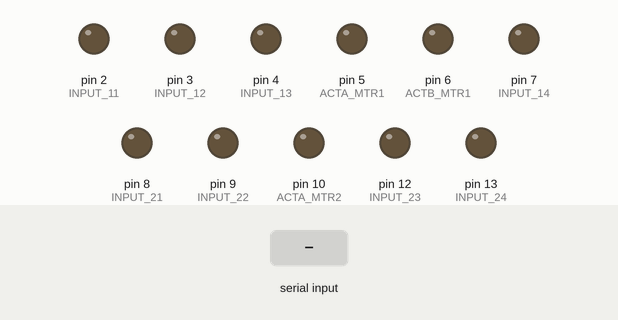
Bench run of a sketch on a simulated Arduino Uno, built with avr-gcc and run on an emulated ATmega328P. Shown: output pins drawn as LEDs (lit = HIGH). Inputs (shaded band) come from the test bench.

Above: at 1.2 s.
1.3 s: "W" received over Serial
At 2.0 s:
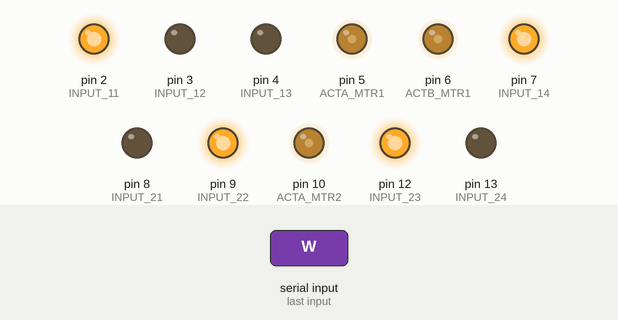
2.8 s: byte 50 ('2') received over Serial
At 3.2 s:
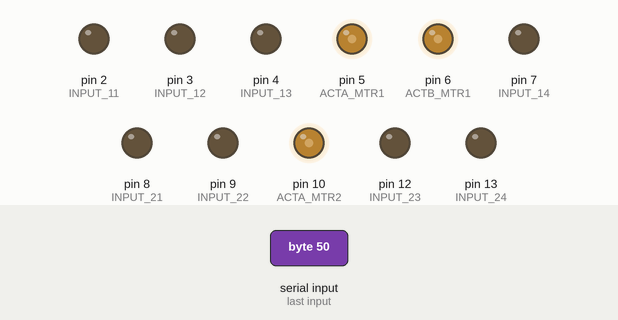
4.3 s: byte 51 ('3') received over Serial
At 5.5 s:
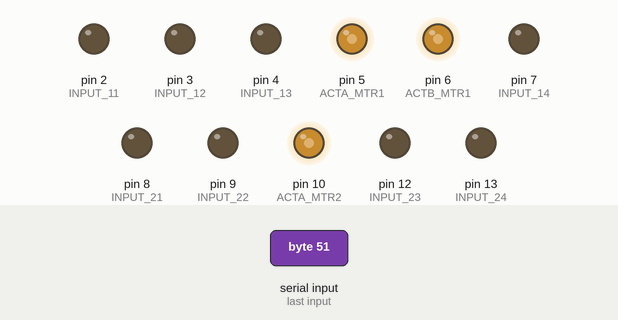
5.8 s: "S" received over Serial
At 6.7 s:
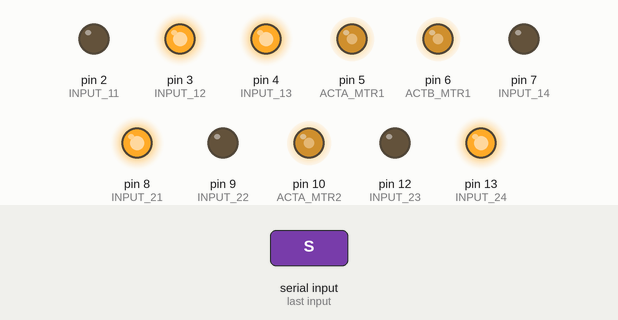
7.3 s: "A" received over Serial
At 7.8 s:
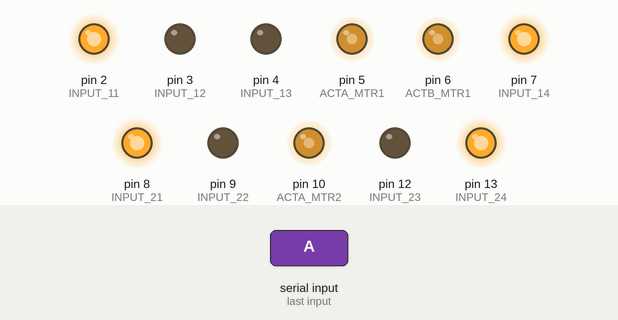
8.8 s: "D" received over Serial
At 10.2 s:
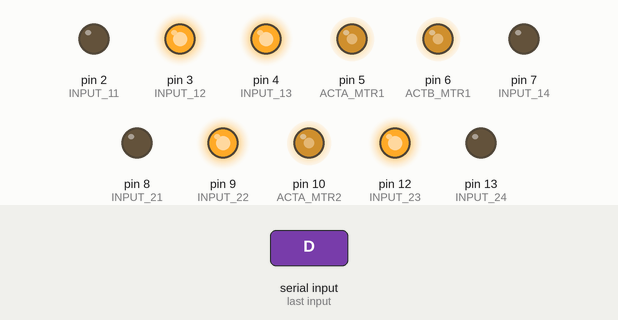
Timing chart, 0 to 11.3 s (numbered marks = the images above; inputs shaded):
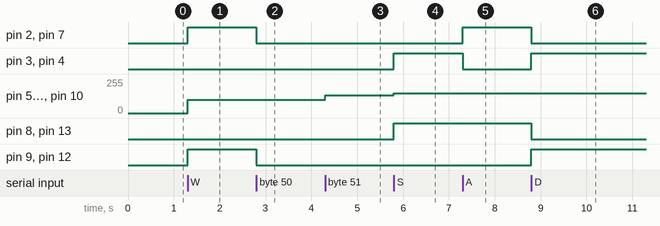

The sketch:

Smartphone_Controlled_Arduino_4WD_Robot_Car.ino
```cpp
#define ACTA_MTR1 5
#define ACTB_MTR1 6
#define ACTA_MTR2 10
#define ACTB_MTR2 11

#define INPUT_11  2
#define INPUT_12  3
#define INPUT_13  4
#define INPUT_14  7

#define INPUT_21  8
#define INPUT_22  9
#define INPUT_23  12
#define INPUT_24  13

int Instruction;
int CarSpeed = 100;
int coff_speed = 4;

void setup() {

    pinMode(ACTA_MTR1, OUTPUT);
    pinMode(ACTB_MTR1, OUTPUT);
    pinMode(ACTA_MTR2, OUTPUT);
    pinMode(ACTA_MTR2, OUTPUT);

    pinMode(INPUT_11, OUTPUT);
    pinMode(INPUT_12, OUTPUT);
    pinMode(INPUT_13, OUTPUT);
    pinMode(INPUT_14, OUTPUT);

    pinMode(INPUT_21, OUTPUT);
    pinMode(INPUT_22, OUTPUT);
    pinMode(INPUT_23, OUTPUT);
    pinMode(INPUT_24, OUTPUT);

  Serial.begin(9600);

  }

void goForward(){

      digitalWrite(INPUT_11, HIGH);
      digitalWrite(INPUT_12, LOW);
      analogWrite(ACTA_MTR1, CarSpeed);

      digitalWrite(INPUT_13, LOW);
      digitalWrite(INPUT_14, HIGH);
      analogWrite(ACTB_MTR1, CarSpeed);


      digitalWrite(INPUT_21, LOW);
      digitalWrite(INPUT_22, HIGH);
      analogWrite(ACTA_MTR2, CarSpeed);


      digitalWrite(INPUT_23, HIGH);
      digitalWrite(INPUT_24, LOW);
      analogWrite(ACTA_MTR2, CarSpeed);

  }

void goBackward(){

      digitalWrite(INPUT_11, LOW);
      digitalWrite(INPUT_12, HIGH);
      analogWrite(ACTA_MTR1, CarSpeed);


      digitalWrite(INPUT_13, HIGH);
      digitalWrite(INPUT_14, LOW);
      analogWrite(ACTB_MTR1, CarSpeed);


      digitalWrite(INPUT_21, HIGH);
      digitalWrite(INPUT_22, LOW);
      analogWrite(ACTA_MTR2, CarSpeed);


      digitalWrite(INPUT_23, LOW);
      digitalWrite(INPUT_24, HIGH);
      analogWrite(ACTA_MTR2, CarSpeed);

  }

void GoRightSide(){

      digitalWrite(INPUT_11, LOW);
      digitalWrite(INPUT_12, HIGH);
      analogWrite(ACTA_MTR1, CarSpeed);


      digitalWrite(INPUT_13, HIGH);
      digitalWrite(INPUT_14, LOW);
      analogWrite(ACTB_MTR1, CarSpeed);


      digitalWrite(INPUT_21, LOW);
      digitalWrite(INPUT_22, HIGH);
      analogWrite(ACTA_MTR2, CarSpeed);


      digitalWrite(INPUT_23, HIGH);
      digitalWrite(INPUT_24, LOW);
      analogWrite(ACTA_MTR2, CarSpeed);


  }

void GoLeftSide(){

      digitalWrite(INPUT_11, HIGH);
      digitalWrite(INPUT_12, LOW);
      analogWrite(ACTA_MTR1, CarSpeed);


      digitalWrite(INPUT_13, LOW);
      digitalWrite(INPUT_14, HIGH);
      analogWrite(ACTB_MTR1, CarSpeed);


      digitalWrite(INPUT_21, HIGH);
      digitalWrite(INPUT_22, LOW);
      analogWrite(ACTA_MTR2, CarSpeed);


      digitalWrite(INPUT_23, LOW);
      digitalWrite(INPUT_24, HIGH);
      analogWrite(ACTA_MTR2, CarSpeed);


  }

void goForwardRight(){

      digitalWrite(INPUT_11, HIGH);
      digitalWrite(INPUT_12, LOW);
      analogWrite(ACTA_MTR1, CarSpeed/coff_speed);

      digitalWrite(INPUT_13, LOW);
      digitalWrite(INPUT_14, HIGH);
      analogWrite(ACTB_MTR1, CarSpeed/coff_speed);


      digitalWrite(INPUT_21, LOW);
      digitalWrite(INPUT_22, HIGH);
      analogWrite(ACTA_MTR2, CarSpeed);


      digitalWrite(INPUT_23, HIGH);
      digitalWrite(INPUT_24, LOW);
      analogWrite(ACTA_MTR2, CarSpeed);

  }

void goForwardLeft(){

      digitalWrite(INPUT_11, HIGH);
      digitalWrite(INPUT_12, LOW);
      analogWrite(ACTA_MTR1, CarSpeed);

      digitalWrite(INPUT_13, LOW);
      digitalWrite(INPUT_14, HIGH);
      analogWrite(ACTB_MTR1, CarSpeed);


      digitalWrite(INPUT_21, LOW);
      digitalWrite(INPUT_22, HIGH);
      analogWrite(ACTA_MTR2, CarSpeed/coff_speed);


      digitalWrite(INPUT_23, HIGH);
      digitalWrite(INPUT_24, LOW);
      analogWrite(ACTA_MTR2, CarSpeed/coff_speed);

  }

void goBackwardRight(){

      digitalWrite(INPUT_11, LOW);
      digitalWrite(INPUT_12, HIGH);
      analogWrite(ACTA_MTR1, CarSpeed/coff_speed);


      digitalWrite(INPUT_13, HIGH);
      digitalWrite(INPUT_14, LOW);
      analogWrite(ACTB_MTR1, CarSpeed/coff_speed);


      digitalWrite(INPUT_21, HIGH);
      digitalWrite(INPUT_22, LOW);
      analogWrite(ACTA_MTR2, CarSpeed);


      digitalWrite(INPUT_23, LOW);
      digitalWrite(INPUT_24, HIGH);
      analogWrite(ACTA_MTR2, CarSpeed);

  }

void goBackwardLeft(){

      digitalWrite(INPUT_11, LOW);
      digitalWrite(INPUT_12, HIGH);
      analogWrite(ACTA_MTR1, CarSpeed);


      digitalWrite(INPUT_13, HIGH);
      digitalWrite(INPUT_14, LOW);
      analogWrite(ACTB_MTR1, CarSpeed);


      digitalWrite(INPUT_21, HIGH);
      digitalWrite(INPUT_22, LOW);
      analogWrite(ACTA_MTR2, CarSpeed/coff_speed);


      digitalWrite(INPUT_23, LOW);
      digitalWrite(INPUT_24, HIGH);
      analogWrite(ACTA_MTR2, CarSpeed/coff_speed);

  }

void stopRobot(){

      digitalWrite(INPUT_11, LOW);
      digitalWrite(INPUT_12, LOW);
      analogWrite(ACTA_MTR1, CarSpeed);


      digitalWrite(INPUT_13, LOW);
      digitalWrite(INPUT_14, LOW);
      analogWrite(ACTB_MTR1, CarSpeed);


      digitalWrite(INPUT_21, LOW);
      digitalWrite(INPUT_22, LOW);
      analogWrite(ACTA_MTR2, CarSpeed);


      digitalWrite(INPUT_23, LOW);
      digitalWrite(INPUT_24, LOW);
      analogWrite(ACTA_MTR2, CarSpeed);

  }

void loop(){

if (Serial.available() > 0) {
  Instruction = Serial.read();
  stopRobot();


switch (Instruction) {
case 'W':goForward()		;break;
case 'S':goBackward()		;break;
case 'A':GoLeftSide()		;break;
case 'D':GoRightSide()		;break;
case 'E':goForwardRight()	;break;
case 'Q':goForwardLeft()	;break;
case 'C':goBackwardRight()	;break;
case 'Z':goBackwardLeft()	;break;
case '0':CarSpeed = 102		;break;
case '1':CarSpeed = 117		;break;
case '2':CarSpeed = 132		;break;
case '3':CarSpeed = 147		;break;
case '4':CarSpeed = 162		;break;
case '5':CarSpeed = 177		;break;
case '6':CarSpeed = 192		;break;
case '7':CarSpeed = 207		;break;
case '8':CarSpeed = 222		;break;
case '9':CarSpeed = 237		;break;
case 'q':CarSpeed = 255		;break;

}
}
}
```

Measured:
- after the input at 1.3 s, pin 2 (INPUT_11), pin 7 (INPUT_14), pin 9 (INPUT_22), pin 12 (INPUT_23): LOW → HIGH at once; pin 5 (ACTA_MTR1), pin 6 (ACTB_MTR1), pin 10 (ACTA_MTR2): 0/255 → 100/255 at once
- after the input at 2.8 s, pin 2 (INPUT_11), pin 7 (INPUT_14), pin 9 (INPUT_22), pin 12 (INPUT_23): HIGH → LOW at once
- after the input at 4.3 s, pin 5 (ACTA_MTR1), pin 6 (ACTB_MTR1), pin 10 (ACTA_MTR2): 100/255 → 132/255 at once
- after the input at 5.8 s, pin 3 (INPUT_12), pin 4 (INPUT_13), pin 8 (INPUT_21), pin 13 (INPUT_24): LOW → HIGH at once; pin 5 (ACTA_MTR1), pin 6 (ACTB_MTR1), pin 10 (ACTA_MTR2): 132/255 → 147/255 at once
- after the input at 7.3 s, pin 2 (INPUT_11), pin 7 (INPUT_14): LOW → HIGH at once; pin 3 (INPUT_12), pin 4 (INPUT_13): HIGH → LOW at once
- after the input at 8.8 s, pin 2 (INPUT_11), pin 7 (INPUT_14), pin 8 (INPUT_21), pin 13 (INPUT_24): HIGH → LOW at once; pin 3 (INPUT_12), pin 4 (INPUT_13), pin 9 (INPUT_22), pin 12 (INPUT_23): LOW → HIGH at once
